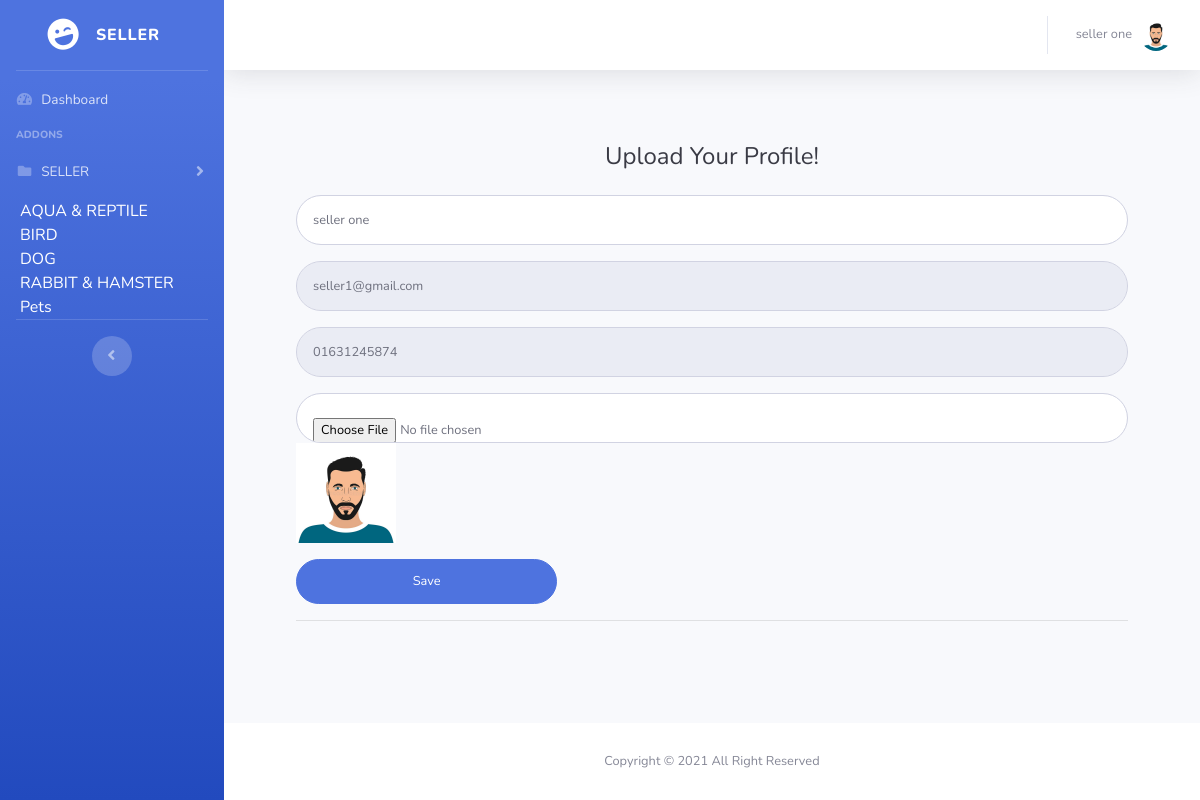
The page /admin/sellerbio.php (signed in) on the database its author committed.
### tables this page shows
CREATE TABLE `tbl_cat` (
  `cat_id` int(11) NOT NULL,
  `cat_name` varchar(300) NOT NULL
);

CREATE TABLE `tbl_seller` (
  `seller_id` int(11) NOT NULL,
  `seller_name` varchar(300) NOT NULL,
  `seller_email` varchar(300) NOT NULL,
  `seller_password` varchar(266) NOT NULL,
  `seller_phone` varchar(100) NOT NULL,
  `seller_image` varchar(300) NOT NULL
);

### logicfiles/SessionClass.php (called while the page is built, shortened)
<?php
    class  Session{
        public static function get($key){
            if (isset($_SESSION[$key])) {
                return $_SESSION[$key];
            } else {
                return false;
            }
        }
    }
?>

### logicfiles/dbconnection.php (called while the page is built, shortened)
<?php
class DBconnection{
	public function connectDataBase(){
		$this->con = new mysqli('localhost', 'root', '','pet_shop');
	}
}
?>

### logicfiles/SelectClass.php (called while the page is built, shortened)
<?php
include_once 'dbconnection.php';
class SelectClass extends DBconnection{
	public function selectQuery($query){
		$result = $this->con->query($query) or die($this->con->error.__LINE__);
		if($result->num_rows > 0){
			return $result;
		}elseif($result->num_rows==0){
			return $result;
		} else {
			return $msg='no result found';
		}
	}
	public function selectallcat(){
		$query = "SELECT * FROM tbl_cat";
		$result = self::selectQuery($query);
		return $result;
	}
	public function viewsellerprofileforup($id){
			$query = "SELECT * FROM tbl_seller WHERE seller_id = $id";
			$result = self::selectQuery($query);
			return $result;
	}
}
 ?>

### admin/sellerbio.php (the view, shortened to what this page needs)
<?php
include 'header.php';
?>
<div class="container-fluid">
           <div class="row">
              <div class="col-lg-12">
                <div class="p-5">
                  <div class="text-center">
                    <h1 class="h4 text-gray-900 mb-4">Upload Your Profile!</h1>
                  </div>
              <?php
                $viewdata = $select->viewsellerprofileforup($seller_id);
                if ($viewdata) {
                  while ($res = $viewdata->fetch_assoc()) {
                ?>
                <form method="post" action="" class="user" enctype="multipart/form-data">
                    <div class="form-group">
                      <input type="title" name="seller_name" class="form-control form-control-user" value="<?php echo $res['seller_name']; ?>">
                    </div>
                    <div class="form-group">
                      <input type="text" readonly name="seller_email" class="form-control form-control-user"  value="<?php echo $res['seller_email']; ?>">
                    </div>
                    <div class="form-group">
                      <input type="text" readonly name="seller_phone" class="form-control form-control-user"  value="<?php echo $res['seller_phone']; ?>">
                    </div>
                   <div class="form-group">
                      <input type="file" name="seller_image" class="form-control form-control-user">
                      <img style="width: 100px; height: 100px;" src="../<?php echo $res['seller_image']; ?>">
                    </div>
                    <div class="row">
                      <div class="col-sm-4">
                    <input class="btn btn-primary btn-user btn-block" type="submit" name="update" value="Save">
                      </div>
                    </div>
                    <hr>
                  </form>
              <?php } } ?>
                </div>
              </div>
            </div>
        </div>
      </div>
<?php include 'footer.php'; ?>

### admin/header.php (shortened to what this page needs)
  <?php
  include_once '../logicfiles/SelectClass.php';
  include_once '../logicfiles/Login.php';
  $select = new SelectClass();
  include_once '../logicfiles/SessionClass.php';
  $seller_id = Session::get('seller_id');
  $seller_name = Session::get('seller_name');
  $seller_image = Session::get('seller_image');
  $admin = Session::get('admin');
  ?>
<!DOCTYPE html>
<html lang="en">
<head>
  <link href="vendor/fontawesome-free/css/all.min.css" rel="stylesheet" type="text/css">
  <link href="css/sb-admin-2.min.css" rel="stylesheet">
  <link href="vendor/datatables/dataTables.bootstrap4.min.css" rel="stylesheet">
</head>
<body id="page-top">
  <div id="wrapper">
    <ul class="navbar-nav bg-gradient-primary sidebar sidebar-dark accordion" id="accordionSidebar">
      <a class="sidebar-brand d-flex align-items-center justify-content-center" href="index.php">
        <div class="sidebar-brand-icon rotate-n-15">
          <i class="fas fa-laugh-wink"></i>
        </div>
         <?php if ($admin == 'admin') {
        ?>
        <div class="sidebar-brand-text mx-3">Admin</div>
      <?php }else{ ?>
        <div class="sidebar-brand-text mx-3">SELLER</div>
      <?php } ?>
      </a>
      <hr class="sidebar-divider my-0">
      <li class="nav-item">
        <a class="nav-link" href="index.php">
          <i class="fas fa-fw fa-tachometer-alt"></i>
          <span>Dashboard</span></a>
      </li>
      <?php if ($admin == 'admin') {
        ?>
      <hr class="sidebar-divider">
      <div class="sidebar-heading">
        Interface
      </div>
<!--       <li class="nav-item">
        <a class="nav-link collapsed" href="#" data-toggle="collapse" data-target="#collapseTwo" aria-expanded="true" aria-controls="collapseTwo">
          <i class="fas fa-fw fa-cog"></i>
          <span>Components</span>
        </a>
        <div id="collapseTwo" class="collapse" aria-labelledby="headingTwo" data-parent="#accordionSidebar">
          <div class="bg-white py-2 collapse-inner rounded">
            <h6 class="collapse-header">Custom Components:</h6>
            <a class="collapse-item" href="buttons.html">Buttons</a>
            <a class="collapse-item" href="cards.html">Cards</a>
          </div>
        </div>
      </li> -->
      <li class="nav-item">
        <a class="nav-link collapsed" href="#" data-toggle="collapse" data-target="#collapseUtilities" aria-expanded="true" aria-controls="collapseUtilities">
          <i class="fas fa-fw fa-wrench"></i>
          <span>Monitoring</span>
        </a>
        <div id="collapseUtilities" class="collapse" aria-labelledby="headingUtilities" data-parent="#accordionSidebar">
          <div class="bg-white py-2 collapse-inner rounded">
            <h6 class="collapse-header">CustomerS & Seller :</h6>
            <a class="collapse-item" href="customerprofile.php">Customer Profile</a>
            <a class="collapse-item" href="sellerprofile.php">Seller Profile</a>
            <a class="collapse-item" href="confirmtable.php">Confirm now</a>
          </div>
        </div>
      </li>
      <hr class="sidebar-divider">
    <?php }else{ ?>
      <div class="sidebar-heading">
        Addons
      </div>
      <li class="nav-item">
        <a class="nav-link collapsed" href="#" data-toggle="collapse" data-target="#collapsePages" aria-expanded="true" aria-controls="collapsePages">
          <i class="fas fa-fw fa-folder"></i>
          <span>SELLER</span>
        </a>
      </li>
       <div class="dropdown">
            <?php
                                      $foodview = $select->selectallcat();
                                    if ($foodview) {
                                        while ($row = $foodview->fetch_assoc()) {
                                  ?>
                        <li>
                            <a style="color: #fff; margin-left: 20px;margin-top: 5px;" data-toggle="dropdown" dclass="dropdown-toggle" href="#"><span class="key"><?php echo $row['cat_name']; ?><?php  $row['cat_id']; ?> </span><b class="caret"></b></a>
                      </li>
                                <?php  } } ?>
        </div>
          <hr class="sidebar-divider">
        <?php } if ($admin == 'admin') {
         ?>
<div class="sidebar-heading">
        Other
      </div>
      <li class="nav-item">
        <?php if ($flag==0 ) { ?>
        <a class="nav-link" href="adminprofile.php">
          <i class="fas fa-fw fa-chart-area"></i>
          <span>Admin Profile</span></a>
        <?php } ?>
        <a class="nav-link" href="createcat.php">
          <i class="fas fa-fw fa-chart-area"></i>
          <span>Categories</span></a>
          <a class="nav-link" href="product.php">
          <i class="fas fa-fw fa-chart-area"></i>
          <span>Product Table</span></a>
      </li>
      <hr class="sidebar-divider d-none d-md-block">
    <?php } ?>
      <div class="text-center d-none d-md-inline">
        <button class="rounded-circle border-0" id="sidebarToggle"></button>
      </div>
    </ul>
    <div id="content-wrapper" class="d-flex flex-column">
      <div id="content">
        <nav class="navbar navbar-expand navbar-light bg-white topbar mb-4 static-top shadow">
          <ul class="navbar-nav ml-auto">
            <li class="nav-item dropdown no-arrow">
              <a class="nav-link dropdown-toggle" href="#" id="userDropdown" role="button" data-toggle="dropdown" aria-haspopup="true" aria-expanded="false">
                <span class="mr-2 d-none d-lg-inline text-gray-600 small"><?php echo $seller_name;?></span>
                <img class="img-profile rounded-circle" src="../<?php echo $seller_image;?>">
              </a>
            </li>
          </ul>
        </nav>

### rows shown on the page
tbl_cat: cat_name "AQUA & REPTILE"
tbl_cat: cat_name "BIRD"
tbl_cat: cat_name "DOG"
tbl_cat: cat_name "RABBIT & HAMSTER"
tbl_cat: cat_name "Pets"
tbl_seller: seller_name "seller one", seller_email "seller1@gmail.com", seller_phone "01631245874", seller_image (picture)

### other values the page prints
$seller_name "seller one"
